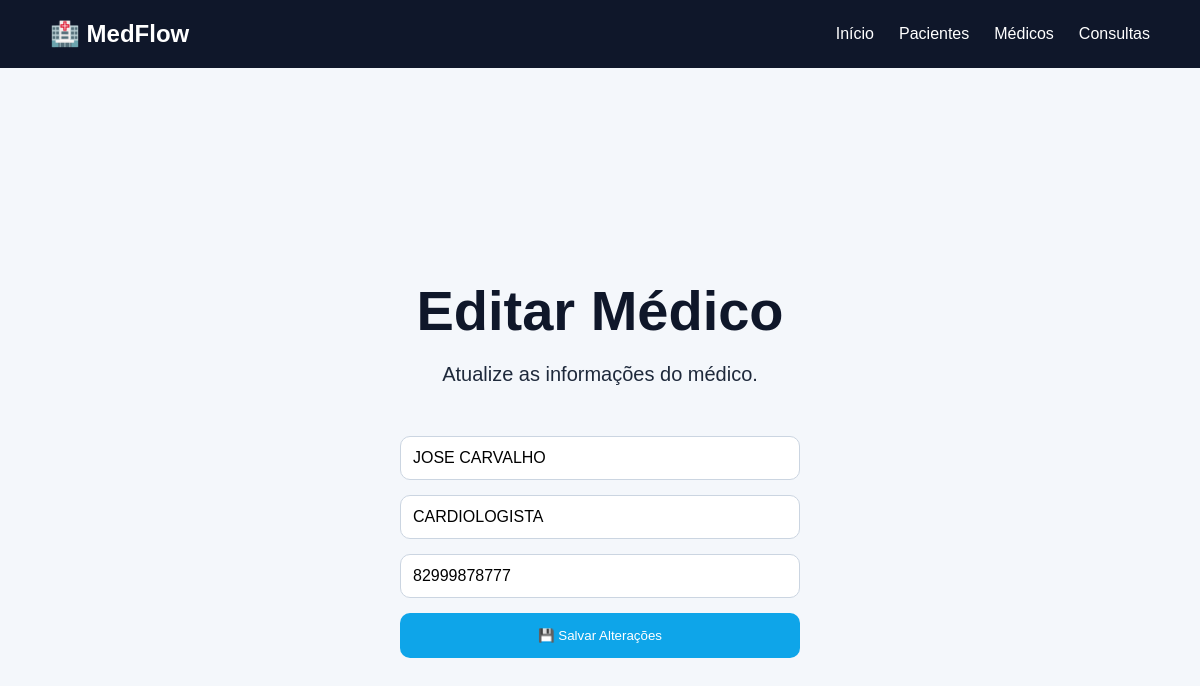
The page /editar-medico/3 on the database as committed earlier.
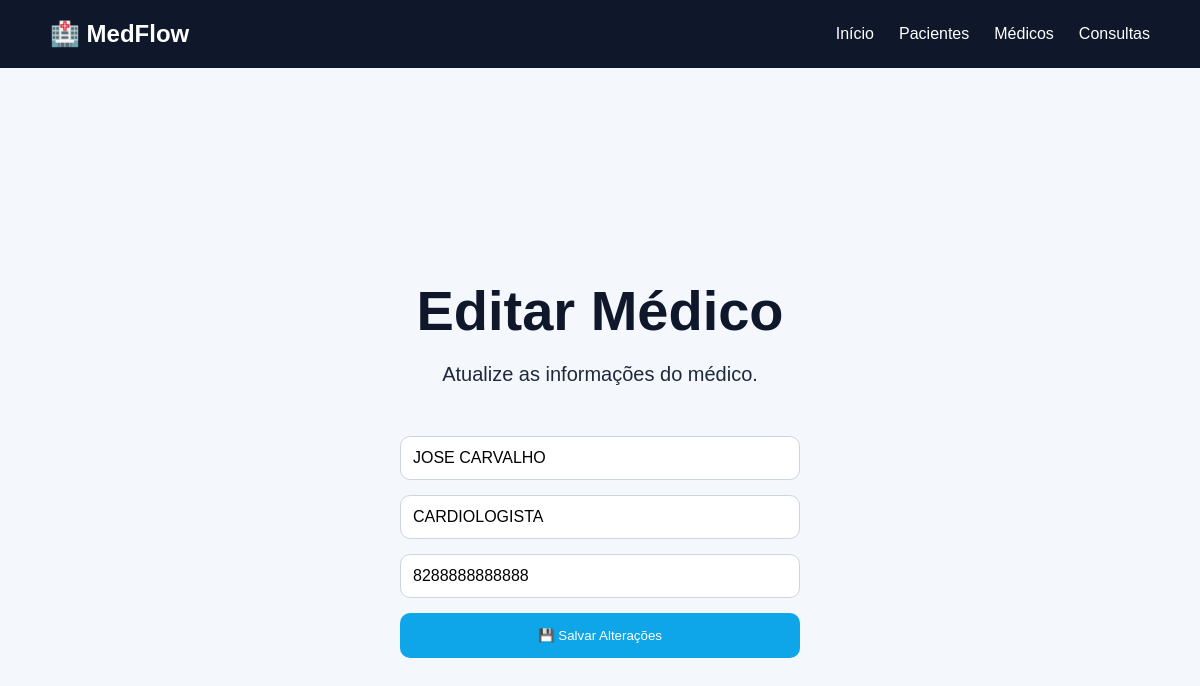
The same page on the database as committed later.
### tables this page shows
CREATE TABLE medicos (
                   id INTEGER PRIMARY KEY AUTOINCREMENT,
                   nome TEXT NOT NULL,
                   especialidade TEXT NOT NULL,
                   telefone TEXT NOT NULL
                   );

### app.py (the view, shortened to what this page needs)
@app.route("/editar-medico/<int:id>", methods=["GET", "POST"])
def editar_medico(id):
    conexao = conectar()
    cursor = conexao.cursor()
    cursor.execute("SELECT * FROM medicos WHERE id = ?", (id,))
    medico = cursor.fetchone()
    conexao.close()
    return render_template(
        "editar_medico.html",
        medico=medico
    )

### database/conexao.py (called while the page is built)
def conectar():
    conexao = sqlite3.connect('medflow.db')
    return conexao

### templates/editar_medico.html (shortened to what this page needs)
<!DOCTYPE html>
<html lang="pt-br">
<head>
    <link rel="stylesheet" href="{{ url_for('static', filename='css/style.css') }}">
</head>
<body>
    <nav class="navbar">
        <div class="logo">🏥 MedFlow</div>
        <div class="menu">
            <a href="/">Início</a>
            <a href="/pacientes">Pacientes</a>
            <a href="/medicos">Médicos</a>
            <a href="/consultas">Consultas</a>
        </div>
    </nav>
    <section class="hero">
        <h1>Editar Médico</h1>
        <p>Atualize as informações do médico.</p>
        <form method="POST" class="formulario">
            <input
                type="text"
                name="nome"
                value="{{medico[1] }}"
            >
            <input
                type="text"
                name="especialidade"
                value="{{medico[2] }}"
            >
            <input
                type="text"
                name="telefone"
                value="{{medico[3] }}"
            >
            <button type="submit" class="btn">
                💾 Salvar Alterações
            </button>
        </form>
    </section>
</body>
</html>

Rows that differ between the two databases and show on the page:
changed medicos "JOSE CARVALHO": telefone "82999878777" → "8288888888888"
